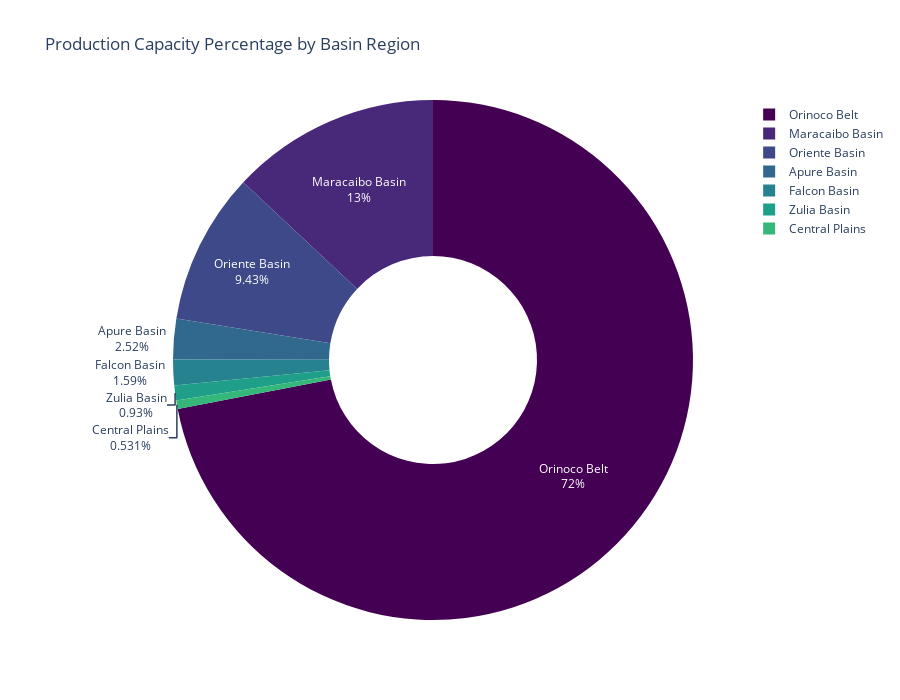

Here is the notebook cell this chart was saved with:
### Markdown cell above
Calculating the Percentage Share Raw numbers that we can use to explain to a CEO. Percentages are easy to understand. Dividing each basin's total by grand total.

### Code cell
import plotly.express as px

print("\nCreating Pie/Donut Chart for Basin Distribution...")
for basin, percent in basin_percent.items():
    print(f"{basin}: {percent:.2f}%")

# --- STEP 1: CREATE THE PIE/DONUT CHART OBJECT ---
# We use Plotly Express (px) to map our aggregated data to a visual format.
fig_pie = px.pie(
    # 'names' defines the labels (e.g., Orinoco Belt, Maracaibo Basin)
    names=basin_distribution.index, 
    
    # 'values' defines the size of the slices (Daily Production Capacity)
    values=basin_distribution.values,
    
    # Titles should always be descriptive for stakeholders
    title='Production Capacity Percentage by Basin Region',
    
    # Setting fixed dimensions ensures the chart fits perfectly in your Notion/Portfolio
    width=900,
    height=700,
    
    # 'hole' creates the "Donut" effect. 0.4 (40%) is the industry standard for better readability
    hole=0.4, 
    
    # We use a sequential color palette (Viridis) to show a hierarchy of values
    color_discrete_sequence=px.colors.sequential.Viridis
)

# --- STEP 2: REFINE THE DATA DISPLAY (TRACES) ---
# Traces control the "skin" of the chart—how the data actually looks to the user.
fig_pie.update_traces(
    # 'textinfo' tells Plotly to show the Label and Percentage directly on the slice
    textinfo='percent+label',
    
    # 'hovertemplate' customizes the hover tooltip for clarity
    hovertemplate='<b>%{label}</b><br>Capacity: %{value:,.0f} bbl/day<br>Share: %{percent}'
)

# To display in your local environment:
fig_pie.show()

### Figure 1 — Plotly figure (JSON) as saved in the notebook; plotly's stock layout.template omitted (floating-point values rounded to 4 significant figures)
{"data": [{"domain": {"x": [0, 1], "y": [0, 1]}, "hole": 0.4, "hovertemplate": "<b>%{label}</b><br>Capacity: %{value:,.0f} bbl/day<br>Share: %{percent}", "labels": ["Orinoco Belt", "Maracaibo Basin", "Oriente Basin", "Apure Basin", "Falcon Basin", "Zulia Basin", "Central Plains"], "legendgroup": "", "name": "", "showlegend": true, "textinfo": "percent+label", "type": "pie", "values": [2710000, 490000, 355000, 95000, 60000, 35000, 20000]}], "layout": {"height": 700, "legend": {"tracegroupgap": 0}, "piecolorway": ["#440154", "#482878", "#3e4989", "#31688e", "#26828e", "#1f9e89", "#35b779", "#6ece58", "#b5de2b", "#fde725"], "title": {"text": "Production Capacity Percentage by Basin Region"}, "width": 900}}
